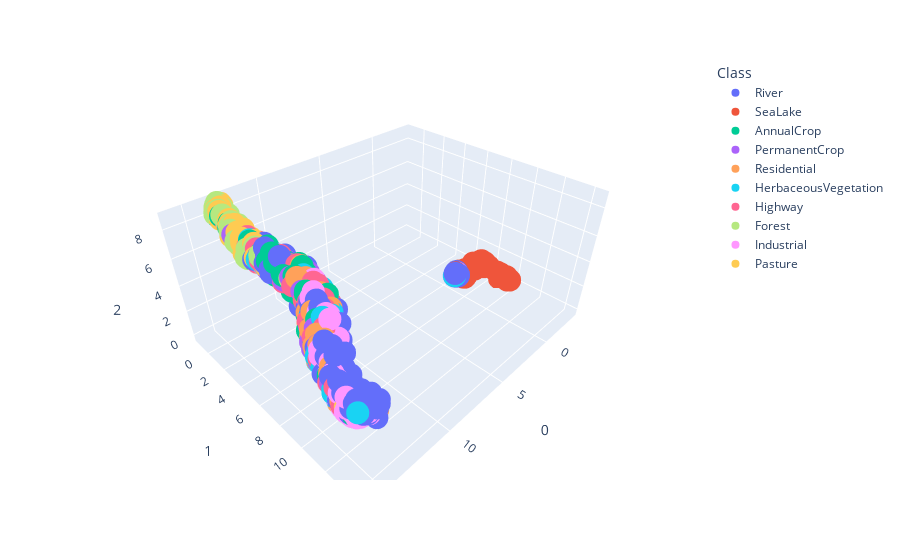

The cell this chart's notebook holds for it:
### Code cell
projections = umap_ms.transform(val_combo_data.flatten(1, -1).numpy())
fig = px.scatter_3d(
    projections, x=0, y=1, z=2,
    color=val_ms_text_labels, labels={'color': 'Class'},
    size_max=1
)
fig.show()
